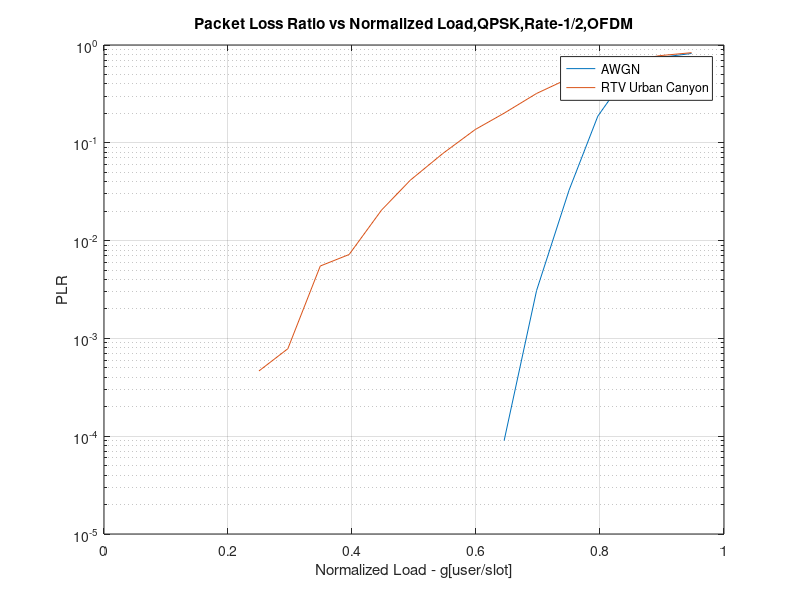

MATLAB code to generate this figure:
clc;
clear;
close all;

%%
% 3.RTV Expressway
% 4.RTV Urban Canyon
figure

%%
load('AWGNEbN010dB.mat');
semilogy(g,PLR);
hold on
%%
% clear
% load('SIC EbNo10 V2Vc3.mat');
% semilogy(g,PLR);
% hold on
%%
clear
load('V2Vc4EbN010dB.mat');
semilogy(g,PLR);
hold on

%%
% Plot the estimated PER
grid on;
legend('AWGN','RTV Urban Canyon','location','best');
xlabel('Normalized Load - g[user/slot]');
ylabel('PLR');
title('Packet Loss Ratio vs Normalized Load,QPSK,Rate-1/2,OFDM');
%%

% print('-deps','-r600','FinalSIC2.eps')
